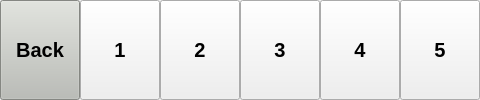
      <widget class="QWidget" name="numpadbar">
       <layout class="QHBoxLayout" name="horizontalLayout">
        <property name="spacing">
         <number>0</number>
        </property>
        <property name="leftMargin">
         <number>0</number>
        </property>
        <property name="topMargin">
         <number>0</number>
        </property>
        <property name="rightMargin">
         <number>0</number>
        </property>
        <property name="bottomMargin">
         <number>0</number>
        </property>
        <item>
         <layout class="QHBoxLayout" name="numpad_slots">
          <property name="spacing">
           <number>0</number>
          </property>
          <item>
           <widget class="QPushButton" name="numpad_back">
            <property name="sizePolicy">
             <sizepolicy hsizetype="Minimum" vsizetype="MinimumExpanding">
              <horstretch>0</horstretch>
              <verstretch>0</verstretch>
             </sizepolicy>
            </property>
            <property name="palette">
             <palette>
              <active>
               <colorrole role="WindowText">
                <brush brushstyle="SolidPattern">
                 <color alpha="255">
                  <red>0</red>
                  <green>0</green>
                  <blue>0</blue>
                 </color>
                </brush>
               </colorrole>
               <colorrole role="Button">
                <brush brushstyle="SolidPattern">
                 <color alpha="255">
                  <red>186</red>
                  <green>189</green>
                  <blue>182</blue>
                 </color>
                </brush>
               </colorrole>
               <colorrole role="Light">
                <brush brushstyle="SolidPattern">
                 <color alpha="255">
                  <red>255</red>
                  <green>255</green>
                  <blue>255</blue>
                 </color>
                </brush>
               </colorrole>
               <colorrole role="Midlight">
                <brush brushstyle="SolidPattern">
                 <color alpha="255">
                  <red>220</red>
                  <green>222</green>
                  <blue>218</blue>
                 </color>
                </brush>
               </colorrole>
               <colorrole role="Dark">
                <brush brushstyle="SolidPattern">
                 <color alpha="255">
                  <red>93</red>
                  <green>94</green>
                  <blue>91</blue>
                 </color>
                </brush>
               </colorrole>
               <colorrole role="Mid">
                <brush brushstyle="SolidPattern">
                 <color alpha="255">
                  <red>124</red>
                  <green>126</green>
                  <blue>121</blue>
                 </color>
                </brush>
               </colorrole>
               <colorrole role="Text">
                <brush brushstyle="SolidPattern">
                 <color alpha="255">
                  <red>0</red>
                  <green>0</green>
                  <blue>0</blue>
                 </color>
                </brush>
               </colorrole>
               <colorrole role="BrightText">
                <brush brushstyle="SolidPattern">
                 <color alpha="255">
                  <red>255</red>
                  <green>255</green>
                  <blue>255</blue>
                 </color>
                </brush>
               </colorrole>
               <colorrole role="ButtonText">
                <brush brushstyle="SolidPattern">
                 <color alpha="255">
                  <red>0</red>
                  <green>0</green>
                  <blue>0</blue>
                 </color>
                </brush>
               </colorrole>
               <colorrole role="Base">
                <brush brushstyle="SolidPattern">
                 <color alpha="255">
                  <red>255</red>
                  <green>255</green>
                  <blue>255</blue>
                 </color>
                </brush>
               </colorrole>
               <colorrole role="Window">
                <brush brushstyle="SolidPattern">
                 <color alpha="255">
                  <red>186</red>
                  <green>189</green>
                  <blue>182</blue>
                 </color>
                </brush>
               </colorrole>
               <colorrole role="Shadow">
                <brush brushstyle="SolidPattern">
                 <color alpha="255">
                  <red>0</red>
                  <green>0</green>
                  <blue>0</blue>
                 </color>
                </brush>
               </colorrole>
               <colorrole role="AlternateBase">
                <brush brushstyle="SolidPattern">
                 <color alpha="255">
                  <red>220</red>
                  <green>222</green>
                  <blue>218</blue>
                 </color>
                </brush>
               </colorrole>
               <colorrole role="ToolTipBase">
                <brush brushstyle="SolidPattern">
                 <color alpha="255">
                  <red>255</red>
                  <green>255</green>
                  <blue>220</blue>
                 </color>
                </brush>
               </colorrole>
               <colorrole role="ToolTipText">
                <brush brushstyle="SolidPattern">
                 <color alpha="255">
                  <red>0</red>
                  <green>0</green>
                  <blue>0</blue>
                 </color>
                </brush>
               </colorrole>
               <colorrole role="PlaceholderText">
                <brush brushstyle="NoBrush">
                 <color alpha="128">
                  <red>0</red>
                  <green>0</green>
                  <blue>0</blue>
                 </color>
                </brush>
               </colorrole>
              </active>
              <inactive>
               <colorrole role="WindowText">
                <brush brushstyle="SolidPattern">
                 <color alpha="255">
                  <red>0</red>
                  <green>0</green>
                  <blue>0</blue>
                 </color>
                </brush>
               </colorrole>
               <colorrole role="Button">
                <brush brushstyle="SolidPattern">
                 <color alpha="255">
                  <red>186</red>
                  <green>189</green>
                  <blue>182</blue>
                 </color>
                </brush>
               </colorrole>
               <colorrole role="Light">
                <brush brushstyle="SolidPattern">
                 <color alpha="255">
                  <red>255</red>
                  <green>255</green>
                  <blue>255</blue>
                 </color>
                </brush>
               </colorrole>
               <colorrole role="Midlight">
                <brush brushstyle="SolidPattern">
                 <color alpha="255">
                  <red>220</red>
                  <green>222</green>
                  <blue>218</blue>
                 </color>
                </brush>
               </colorrole>
               <colorrole role="Dark">
                <brush brushstyle="SolidPattern">
                 <color alpha="255">
                  <red>93</red>
                  <green>94</green>
                  <blue>91</blue>
                 </color>
                </brush>
               </colorrole>
               <colorrole role="Mid">
                <brush brushstyle="SolidPattern">
                 <color alpha="255">
                  <red>124</red>
                  <green>126</green>
                  <blue>121</blue>
                 </color>
                </brush>
               </colorrole>
               <colorrole role="Text">
                <brush brushstyle="SolidPattern">
                 <color alpha="255">
                  <red>0</red>
                  <green>0</green>
                  <blue>0</blue>
                 </color>
                </brush>
               </colorrole>
               <colorrole role="BrightText">
                <brush brushstyle="SolidPattern">
                 <color alpha="255">
                  <red>255</red>
                  <green>255</green>
                  <blue>255</blue>
                 </color>
                </brush>
               </colorrole>
               <colorrole role="ButtonText">
                <brush brushstyle="SolidPattern">
                 <color alpha="255">
                  <red>0</red>
                  <green>0</green>
                  <blue>0</blue>
                 </color>
                </brush>
               </colorrole>
               <colorrole role="Base">
                <brush brushstyle="SolidPattern">
                 <color alpha="255">
                  <red>255</red>
                  <green>255</green>
                  <blue>255</blue>
                 </color>
                </brush>
               </colorrole>
               <colorrole role="Window">
                <brush brushstyle="SolidPattern">
                 <color alpha="255">
                  <red>186</red>
                  <green>189</green>
                  <blue>182</blue>
                 </color>
                </brush>
               </colorrole>
               <colorrole role="Shadow">
                <brush brushstyle="SolidPattern">
                 <color alpha="255">
                  <red>0</red>
                  <green>0</green>
                  <blue>0</blue>
                 </color>
                </brush>
               </colorrole>
               <colorrole role="AlternateBase">
                <brush brushstyle="SolidPattern">
                 <color alpha="255">
                  <red>220</red>
                  <green>222</green>
                  <blue>218</blue>
                 </color>
                </brush>
               </colorrole>
               <colorrole role="ToolTipBase">
                <brush brushstyle="SolidPattern">
                 <color alpha="255">
                  <red>255</red>
                  <green>255</green>
                  <blue>220</blue>
                 </color>
                </brush>
               </colorrole>
               <colorrole role="ToolTipText">
                <brush brushstyle="SolidPattern">
                 <color alpha="255">
                  <red>0</red>
                  <green>0</green>
                  <blue>0</blue>
                 </color>
                </brush>
               </colorrole>
               <colorrole role="PlaceholderText">
                <brush brushstyle="NoBrush">
                 <color alpha="128">
                  <red>0</red>
                  <green>0</green>
                  <blue>0</blue>
                 </color>
                </brush>
               </colorrole>
              </inactive>
              <disabled>
               <colorrole role="WindowText">
                <brush brushstyle="SolidPattern">
                 <color alpha="255">
                  <red>93</red>
                  <green>94</green>
                  <blue>91</blue>
                 </color>
                </brush>
               </colorrole>
               <colorrole role="Button">
                <brush brushstyle="SolidPattern">
                 <color alpha="255">
                  <red>186</red>
                  <green>189</green>
                  <blue>182</blue>
                 </color>
                </brush>
               </colorrole>
               <colorrole role="Light">
                <brush brushstyle="SolidPattern">
                 <color alpha="255">
                  <red>255</red>
                  <green>255</green>
                  <blue>255</blue>
                 </color>
                </brush>
               </colorrole>
               <colorrole role="Midlight">
                <brush brushstyle="SolidPattern">
                 <color alpha="255">
                  <red>220</red>
                  <green>222</green>
                  <blue>218</blue>
                 </color>
                </brush>
               </colorrole>
               <colorrole role="Dark">
                <brush brushstyle="SolidPattern">
                 <color alpha="255">
                  <red>93</red>
                  <green>94</green>
                  <blue>91</blue>
                 </color>
                </brush>
               </colorrole>
               <colorrole role="Mid">
                <brush brushstyle="SolidPattern">
                 <color alpha="255">
                  <red>124</red>
                  <green>126</green>
                  <blue>121</blue>
                 </color>
                </brush>
               </colorrole>
               <colorrole role="Text">
                <brush brushstyle="SolidPattern">
                 <color alpha="255">
                  <red>93</red>
                  <green>94</green>
                  <blue>91</blue>
                 </color>
                </brush>
               </colorrole>
               <colorrole role="BrightText">
                <brush brushstyle="SolidPattern">
                 <color alpha="255">
                  <red>255</red>
                  <green>255</green>
                  <blue>255</blue>
                 </color>
                </brush>
               </colorrole>
               <colorrole role="ButtonText">
                <brush brushstyle="SolidPattern">
                 <color alpha="255">
                  <red>93</red>
                  <green>94</green>
                  <blue>91</blue>
                 </color>
                </brush>
               </colorrole>
               <colorrole role="Base">
                <brush brushstyle="SolidPattern">
                 <color alpha="255">
                  <red>186</red>
                  <green>189</green>
                  <blue>182</blue>
                 </color>
                </brush>
               </colorrole>
               <colorrole role="Window">
                <brush brushstyle="SolidPattern">
                 <color alpha="255">
                  <red>186</red>
                  <green>189</green>
                  <blue>182</blue>
                 </color>
                </brush>
               </colorrole>
               <colorrole role="Shadow">
                <brush brushstyle="SolidPattern">
                 <color alpha="255">
                  <red>0</red>
                  <green>0</green>
                  <blue>0</blue>
                 </color>
                </brush>
               </colorrole>
               <colorrole role="AlternateBase">
                <brush brushstyle="SolidPattern">
                 <color alpha="255">
                  <red>186</red>
                  <green>189</green>
                  <blue>182</blue>
                 </color>
                </brush>
               </colorrole>
               <colorrole role="ToolTipBase">
                <brush brushstyle="SolidPattern">
                 <color alpha="255">
                  <red>255</red>
                  <green>255</green>
                  <blue>220</blue>
                 </color>
                </brush>
               </colorrole>
               <colorrole role="ToolTipText">
                <brush brushstyle="SolidPattern">
                 <color alpha="255">
                  <red>0</red>
                  <green>0</green>
                  <blue>0</blue>
                 </color>
                </brush>
               </colorrole>
               <colorrole role="PlaceholderText">
                <brush brushstyle="NoBrush">
                 <color alpha="128">
                  <red>0</red>
                  <green>0</green>
                  <blue>0</blue>
                 </color>
                </brush>
               </colorrole>
              </disabled>
             </palette>
            </property>
            <property name="font">
             <font>
              <pointsize>15</pointsize>
              <weight>75</weight>
              <bold>true</bold>
             </font>
            </property>
            <property name="text">
             <string>Back</string>
            </property>
           </widget>
          </item>
          <item>
           <widget class="QPushButton" name="numpad_01">
            <property name="sizePolicy">
             <sizepolicy hsizetype="Minimum" vsizetype="MinimumExpanding">
              <horstretch>0</horstretch>
              <verstretch>0</verstretch>
             </sizepolicy>
            </property>
            <property name="font">
             <font>
              <pointsize>15</pointsize>
              <weight>75</weight>
              <bold>true</bold>
             </font>
            </property>
            <property name="text">
             <string>1</string>
            </property>
           </widget>
          </item>
          <item>
           <widget class="QPushButton" name="numpad_23">
            <property name="sizePolicy">
             <sizepolicy hsizetype="Minimum" vsizetype="MinimumExpanding">
              <horstretch>0</horstretch>
              <verstretch>0</verstretch>
             </sizepolicy>
            </property>
            <property name="font">
             <font>
              <pointsize>15</pointsize>
              <weight>75</weight>
              <bold>true</bold>
             </font>
            </property>
            <property name="text">
             <string>2</string>
            </property>
           </widget>
          </item>
          <item>
           <widget class="QPushButton" name="numpad_45">
            <property name="sizePolicy">
             <sizepolicy hsizetype="Minimum" vsizetype="MinimumExpanding">
              <horstretch>0</horstretch>
              <verstretch>0</verstretch>
             </sizepolicy>
            </property>
            <property name="font">
             <font>
              <pointsize>15</pointsize>
              <weight>75</weight>
              <bold>true</bold>
             </font>
            </property>
            <property name="text">
             <string>3</string>
            </property>
           </widget>
          </item>
          <item>
           <widget class="QPushButton" name="numpad_67">
            <property name="sizePolicy">
             <sizepolicy hsizetype="Minimum" vsizetype="MinimumExpanding">
              <horstretch>0</horstretch>
              <verstretch>0</verstretch>
             </sizepolicy>
            </property>
            <property name="font">
             <font>
              <pointsize>15</pointsize>
              <weight>75</weight>
              <bold>true</bold>
             </font>
            </property>
            <property name="text">
             <string>4</string>
            </property>
           </widget>
          </item>
          <item>
           <widget class="QPushButton" name="numpad_89">
            <property name="sizePolicy">
             <sizepolicy hsizetype="Minimum" vsizetype="MinimumExpanding">
              <horstretch>0</horstretch>
              <verstretch>0</verstretch>
             </sizepolicy>
            </property>
            <property name="font">
             <font>
              <pointsize>15</pointsize>
              <weight>75</weight>
              <bold>true</bold>
             </font>
            </property>
            <property name="text">
             <string>5</string>
            </property>
           </widget>
          </item>
         </layout>
        </item>
       </layout>
      </widget>
